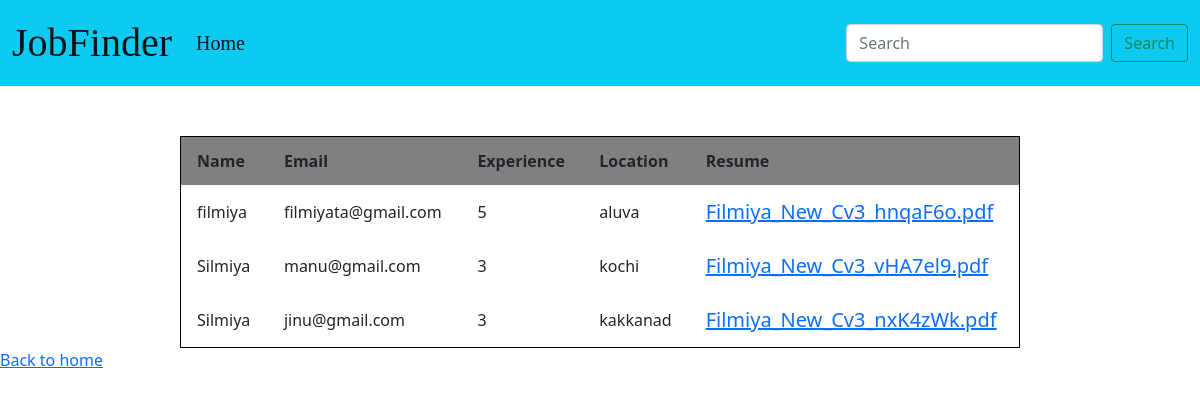
/view_profile/, run on the app's committed database.
### jobapp/models.py (models this page shows)
class applyjob(models.Model):
    username=models.CharField(max_length=50)
    email=models.EmailField()
    exper=models.CharField(max_length=200)
    location=models.CharField(max_length=100)
    iname=models.FileField(upload_to='jobapp/static')

### jobapp/views.py (the view)
# urls.py: path('view_profile/',views.view_profile),
def view_profile(request):
    x=applyjob.objects.all()
    li=[]
    nam=[]
    em=[]
    expe=[]
    loca=[]
    for i in x:
        path=i.iname
        li.append(str(path).split("/")[-1])
        nm=i.username
        nam.append(nm)
        em1=i.email
        em.append(em1)
        exp1=i.exper
        expe.append(exp1)
        loc1=i.location
        loca.append(loc1)
    mylist=zip(li,nam,em,expe,loca)
    return render(request, 'view_profile.html',{'mylist':mylist})

### jobapp/templates/view_profile.html (shortened to what this page needs)
<!DOCTYPE html>
<html lang="en">
<head>
    {% load static %}
    <link href="https://cdn.jsdelivr.net/npm/bootstrap@5.0.2/dist/css/bootstrap.min.css" rel="stylesheet">
</head>
<body>
<nav class="navbar navbar-expand-lg navbar-light bg-info">
  <div class="container-fluid">
    <a class="navbar-brand" href="#" style="font-size:40px;font-family:Times New Roman;">JobFinder</a>
    <div class="collapse navbar-collapse" id="navbarSupportedContent">
      <ul class="navbar-nav me-auto mb-2 mb-lg-0">
        <li class="nav-item">
          <a class="nav-link active" aria-current="page" href="http://127.0.0.1:8000/"style="font-size:20px;font-family:Times New Roman;">Home</a>
        </li>
      </ul>
      <form class="d-flex">
        <input class="form-control me-2" type="search" placeholder="Search" aria-label="Search">
        <button class="btn btn-outline-success" type="submit">Search</button>
      </form>
    </div>
  </div>
</nav>
<center>
<table border="1" style="width:70%;">
    <tr>
        <th>Name</th>
        <th>Email</th>
        <th>Experience</th>
        <th>Location</th>
        <th>Resume</th>
    </tr>
    {% for i,j,k,l,m in mylist %}
    <tr>
         <td>{{j}}</td>
        <td>{{k}}</td>
        <td>{{l}}</td>
        <td>{{m}}</td>
        <td><a href="{% static i %}" download style="font-size:20px">{{i}}</a></td>
    </tr>
   {% endfor %}
</table>
    </center>
<a href="http://127.0.0.1:8000/login/">Back to home</a>
</body>
</html>

### jobapp/templates/view_profile.html (style rules this page uses)
table { border:1px solid black; border-collapse:collapse; margin-top:50px; }
th { background-color:gray; padding:12px 16px; border:1px solid black; }
td { padding:12px 16px; border:1px solid black; }

### data on the page
applyjob: mylist "filmiya", mylist "filmiyata@gmail.com", mylist "aluva"
applyjob: mylist "Silmiya", mylist "manu@gmail.com", mylist "kochi"
applyjob: mylist "Silmiya", mylist "jinu@gmail.com", mylist "kakkanad"

### other printed values
{{ l }} "5" "3" "3"
{{ i }} "Filmiya_New_Cv3_hnqaF6o.pdf" "Filmiya_New_Cv3_vHA7el9.pdf" "Filmiya_New_Cv3_nxK4zWk.pdf"
